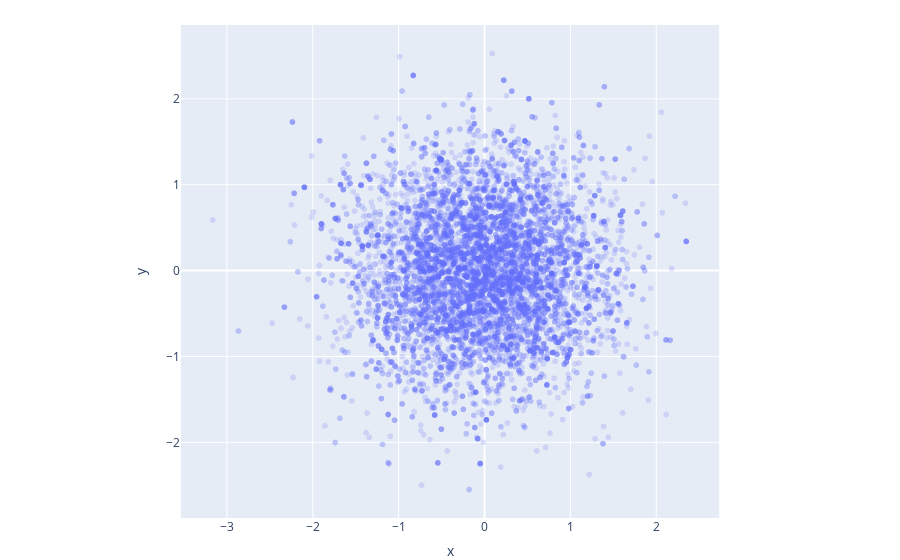

The notebook cell this image was saved under:
### Code cell
res, walker = mh(np.zeros(2), lambda x: np.exp(-np.dot(x, x)), N=10000)
fig = px.scatter(x=walker[:, 0], y=walker[:, 1], opacity=0.2)
fig.update_layout(
    margin=dict(b=0, l=0, r=0, t=25),
    xaxis=dict(scaleanchor="y", scaleratio=1, constrain="domain")
)

### Figure 1 — Plotly figure (JSON) as saved in the notebook; plotly's stock layout.template omitted (floating-point values rounded to 4 significant figures; data arrays with more than 128 entries replaced by an {"elided": "..."} marker saying what was removed)
{"data": [{"hoverlabel": {"namelength": 0}, "hovertemplate": "x=%{x}<br>y=%{y}", "legendgroup": "", "marker": {"color": "#636efa", "opacity": 0.2, "symbol": "circle"}, "mode": "markers", "name": "", "showlegend": false, "type": "scattergl", "x": {"elided": "10001 float values"}, "xaxis": "x", "y": {"elided": "10001 float values"}, "yaxis": "y"}], "layout": {"legend": {"tracegroupgap": 0}, "margin": {"b": 0, "l": 0, "r": 0, "t": 25}, "xaxis": {"anchor": "y", "constrain": "domain", "domain": [0, 1], "scaleanchor": "y", "scaleratio": 1, "title": {"text": "x"}}, "yaxis": {"anchor": "x", "domain": [0, 1], "title": {"text": "y"}}}}
